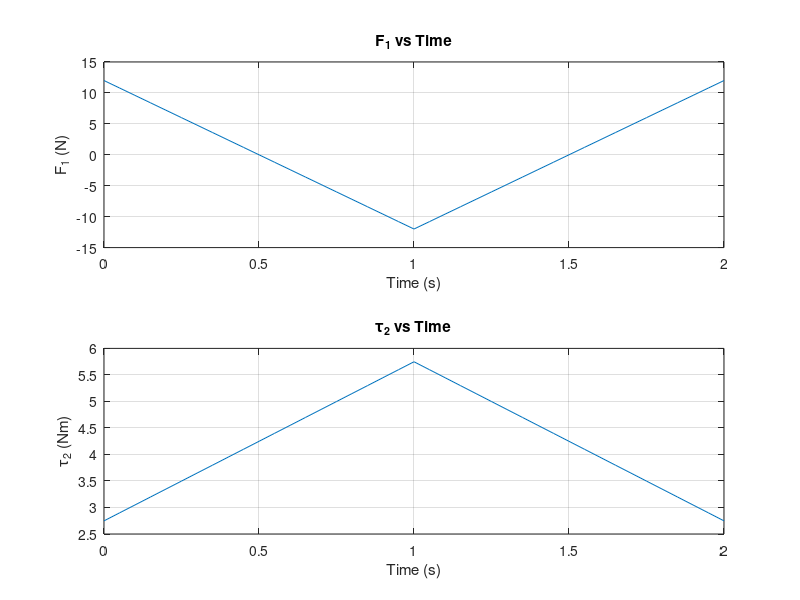

Recreate this plot in MATLAB.
%%%%%%%%%%%%%%%%%%%%%%% CODE STARTS HERE %%%%%%%%%%%%%%%%%%%%%%%
% Robotics: Basics and Selected Advanced Concepts 
% Code by : Soumya Kanti Mahapatra, PhD Student
% Dept. of Mechanical Engineering, IISc Bangalore.
% Week 8 : Subjective Question 2
clc
clear
clf

global m1 m2 J r g Tau2

m1 = 1;
m2 = 1;
r = 0.5;
J = 1/12;
g = 9.81;
D = [];
D_d = [];
D_dd = [];
time = 0:0.05:2;
for t = time
    if t <= 1
        d = -sqrt(3)/2 + 3*t^2 - 2*t^3;
        d_d = 6*t - 6*t^2;
        d_dd = 6 - 12*t;
    else
        d = -sqrt(3)/2 - 4 + 12*t - 9*t^2 + 2*t^3;
        d_d = 12 - 18*t + 6*t^2;
        d_dd = -18 + 12*t;
    end
    D = [D,d];
    D_d = [D_d,d_d];
    D_dd = [D_dd,d_dd];
end
% plot(time,D_dd)

F = (m1+m2)*D_dd;
Tau2 = -m2*r*D_dd*sin(pi/6) + m2*r*g*cos(pi/6);

subplot(2,1,1)
plot(time,F)
grid on
xlabel('Time (s)')
ylabel('F_1 (N)')
title('F_1 vs Time')

subplot(2,1,2)
plot(time,Tau2)
grid on
xlabel('Time (s)')
ylabel('\tau_2 (Nm)')
title('\tau_2 vs Time')
%%%%%%%%%%%%%%%%%%%%%%% CODE ENDS HERE %%%%%%%%%%%%%%%%%%%%%%%